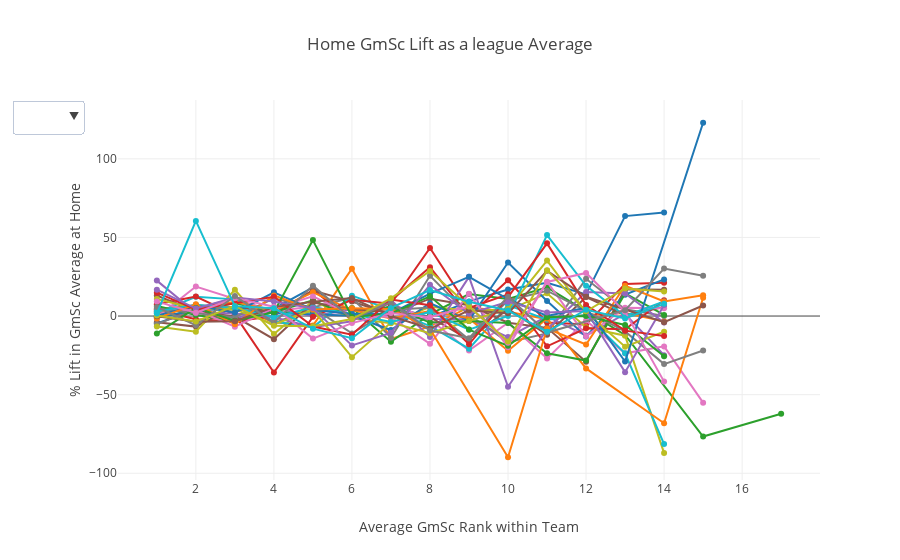

Here is the notebook cell this chart was saved with:
### Code cell
teams = ps.teamAbbr.unique()
traces = []
colors = pc.DEFAULT_PLOTLY_COLORS
homeGS = rankGS.loc[rankGS.teamLoc == 'Home'].sort_values('rank')

for i, team in list(enumerate(teams)):
    traces += [go.Scatter(
                x=homeGS.loc[homeGS.teamAbbr == team, 'rank'][:maxRank],
                y=homeGS.loc[homeGS.teamAbbr == team, 'locLift'][:maxRank],
                name=team,
                text=homeGS.loc[homeGS.teamAbbr == team, 'playDispNm'][:maxRank],
                visible=True,
                opacity = 1,
                marker=dict(color = colors[i%len(colors)])
                          )
              ] 
    

buttons = []

for i, team in list(enumerate(teams)):
    buttons += [dict(label = team,
                 method = 'update',
                 args = [{'visible': [(n%30) == i for n in range(60)]},
                         {'title': "%s's Home GmSc lift by rank in team" % team},
                         {'opacity': [0.9 for n in range(60)]}
                         ])]
    
buttons += [dict(label = 'Reset',
                 method = 'update',
                 args = [{'visible': [True for n in range(60)]},
                         {'title': "Home GmSc lift by rank in team"},
                         ]
                )]

updatemenus = list([
    dict(active=-1,
         buttons=buttons,
    )
])


layout = dict(
    title='Home GmSc Lift as a league Average', 
    showlegend=False,
    xaxis=dict(
        title='Average GmSc Rank within Team'
               ),
    yaxis=dict(
        title='% Lift in GmSc Average at Home'
               ),    
    updatemenus=updatemenus
              )
fig = dict(data=traces, layout=layout)
iplot(fig, filename='GmSc by team')
